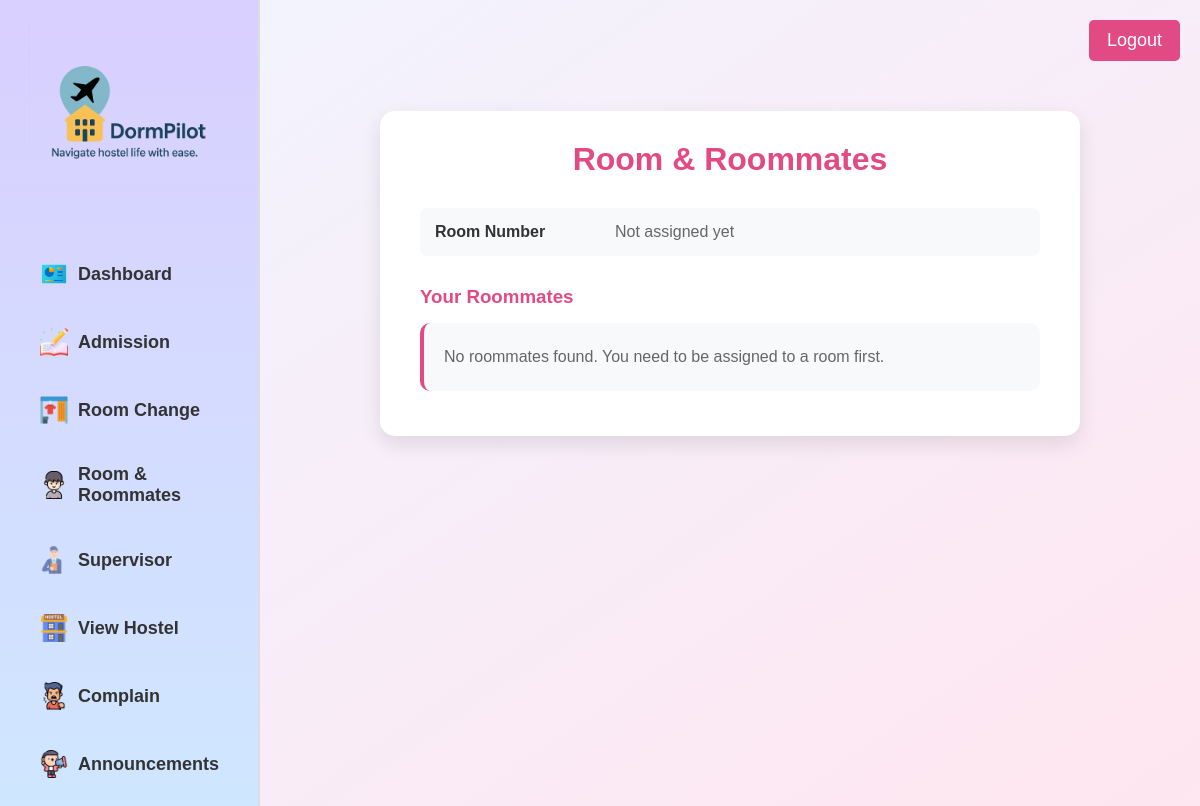
/student_roommates.php (signed in), run on an earlier commit of the app's database.
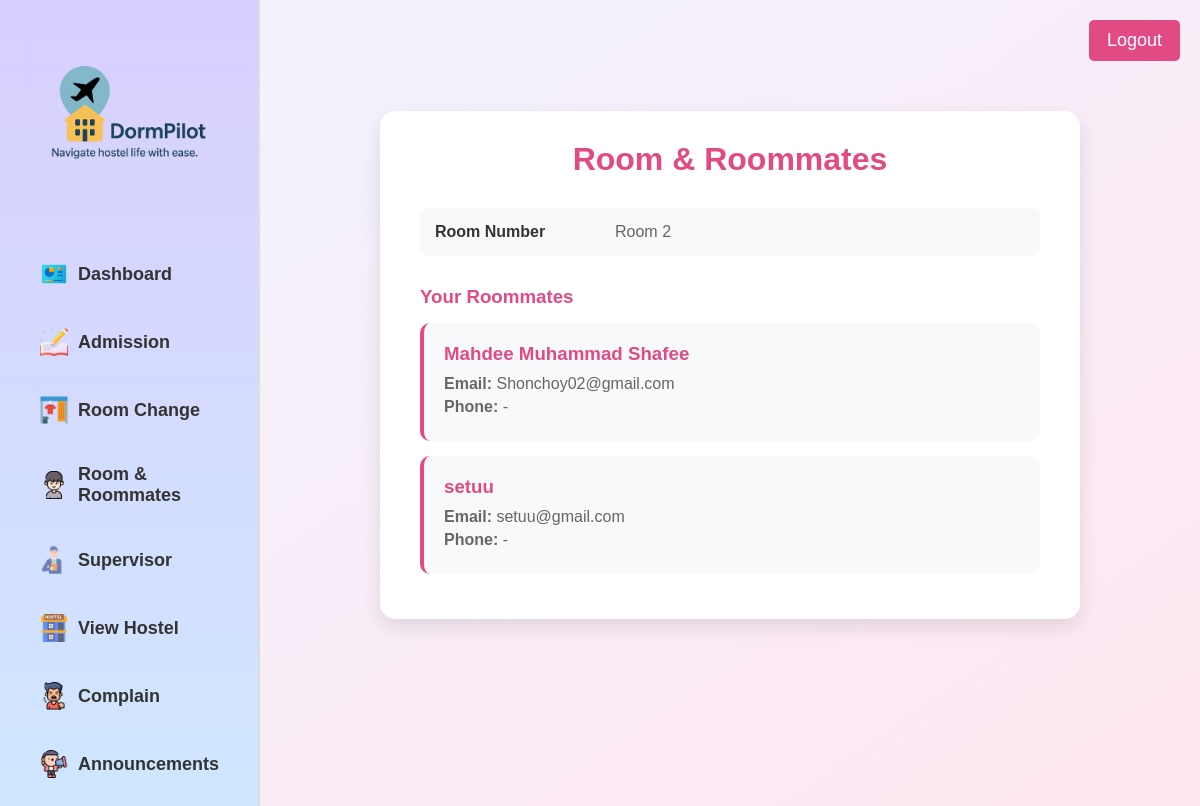
And on a later commit of the database.
### tables this page shows
CREATE TABLE `rooms` (
  `id` int(11) NOT NULL,
  `room_number` varchar(50) NOT NULL,
  `block` varchar(50) DEFAULT NULL,
  `capacity` int(11) NOT NULL,
  `occupancy` int(11) DEFAULT 0,
  `status` varchar(20) DEFAULT 'available',
  `image` varchar(255) DEFAULT NULL,
  `created_at` timestamp NOT NULL DEFAULT current_timestamp()
);

CREATE TABLE `users` (
  `id` int(11) NOT NULL,
  `fullname` varchar(100) NOT NULL,
  `email` varchar(100) NOT NULL,
  `password` varchar(255) NOT NULL,
  `role` varchar(20) DEFAULT 'student',
  `phone` varchar(20) DEFAULT NULL,
  `block` varchar(50) DEFAULT NULL,
  `photo` varchar(255) DEFAULT NULL,
  `nid_number` varchar(50) DEFAULT NULL,
  `nid_photo` varchar(255) DEFAULT NULL,
  `gender` varchar(10) DEFAULT NULL
);

### student_roommates.php (the view, shortened to what this page needs)
<?php
include "db.php";
$user_id = $_SESSION["user_id"];
$room_query = "SELECT r.room_number
               FROM room_assignments ra
               JOIN rooms r ON ra.room_id = r.id
               WHERE ra.user_id = $user_id
               LIMIT 1";
$room_result = $conn->query($room_query);
$room = null;
if($room_result && $room_result->num_rows > 0){
    $room = $room_result->fetch_assoc()["room_number"];
} else {
    $profile = $conn->query("SELECT room FROM profile WHERE user_id = $user_id")->fetch_assoc();
    $room = $profile["room"] ?? null;
}
$roommates = null;
if($room){
    $room_id_query = $conn->query("SELECT id FROM rooms WHERE room_number = '".$conn->real_escape_string($room)."' LIMIT 1");
    if($room_id_query && $room_id_query->num_rows > 0){
        $room_id = $room_id_query->fetch_assoc()["id"];
        $roommates = $conn->query("SELECT u.id, u.fullname, u.email, u.phone
                                   FROM users u
                                   JOIN room_assignments ra ON u.id = ra.user_id
                                   WHERE ra.room_id = $room_id AND u.id != $user_id");
    }
}
?>
<!DOCTYPE html>
<html lang="en">
<head>
</head>
<body>
<div class="sidebar">
    <img src="logo.png" class="logo" alt="Logo">
    <a href="student_dashboard.php"><img src="icons/dashboard.png" class="menu-icon">Dashboard</a>
    <a href="student_admission.php"><img src="icons/admission.png" class="menu-icon">Admission</a>
    <a href="student_room_change.php"><img src="icons/room.png" class="menu-icon">Room Change</a>
    <a href="student_roommates.php"><img src="icons/profile.png" class="menu-icon">Room & Roommates</a>
    <a href="student_chat.php"><img src="icons/supervisor.png" class="menu-icon">Supervisor</a>
    <a href="student_hostel.php"><img src="icons/hostel.png" class="menu-icon">View Hostel</a>
    <a href="student_complaints.php"><img src="icons/complain.png" class="menu-icon">Complain</a>
    <a href="student_announcements.php"><img src="icons/announcement.png" class="menu-icon">Announcements</a>
</div>
<div class="main-content">
    <div class="top-bar">
        <form action="logout.php" method="post">
            <button class="logout">Logout</button>
        </form>
    </div>
    <div class="room-info-box">
        <h2>Room & Roommates</h2>
        <div class="info-row">
            <label>Room Number</label>
            <p><?php echo $room ? htmlspecialchars($room) : "Not assigned yet"; ?></p>
        </div>
        <h3 style="margin-top:30px; margin-bottom:15px; color:#e24a84;">Your Roommates</h3>
        <?php if($room && $roommates && $roommates->num_rows > 0): ?>
            <?php while($mate = $roommates->fetch_assoc()): ?>
            <div class="roommate-card">
                <h3><?php echo htmlspecialchars($mate["fullname"]); ?></h3>
                <p><strong>Email:</strong> <?php echo htmlspecialchars($mate["email"]); ?></p>
                <p><strong>Phone:</strong> <?php echo htmlspecialchars($mate["phone"] ?? "-"); ?></p>
            </div>
            <?php endwhile; ?>
        <?php else: ?>
            <div class="roommate-card">
                <p style="color:#666;">No roommates found. <?php echo $room ? "You are the only one in this room." : "You need to be assigned to a room first."; ?></p>
            </div>
        <?php endif; ?>
    </div>
</div>
</body>
</html>

What changed in the data, as far as the page shows it:
added rooms: room_number "Room 2"
added users: fullname "Mahdee Muhammad Shafee", email "Shonchoy02@gmail.com", phone "-"
now on this page (row edited): users: fullname "setuu", email "setuu@gmail.com", phone "-"
Also different on the page:
text no longer shown: "Not assigned yet No roommates found. You need to be assigned to a room first."
